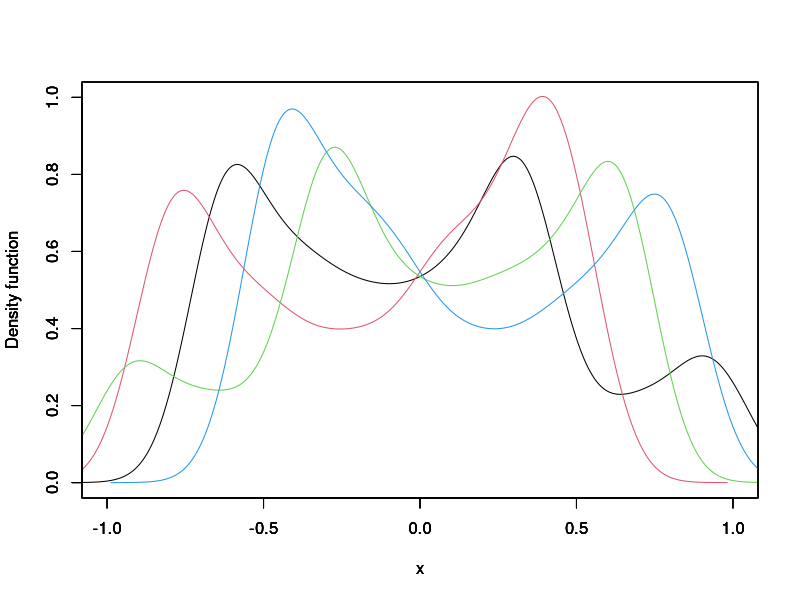

Recreate this plot in R. (Note: this script raises an error after producing the figure.)
library('mlbench')
require(caret)
require(ks)

p <- mlbench.spirals(1000,cycles=1, sd=0.05)

entrada <- p$x
allData <- cbind(entrada, as.numeric(p$classes))

nFolds <- 10
flds <- createFolds(allData, k = 10, list = TRUE, returnTrain = FALSE)

class1 <- allData[which(allData[,3] %in% 1),]
class2 <- allData[which(allData[,3] %in% 2),]

teste11 <- kde(class1[,1], h=0.1)
teste12 <- kde(class1[,2], h=0.1)
teste21 <- kde(class2[,1], h=0.1)
teste22 <- kde(class2[,2], h=0.1)

plot(teste11, col=1, xlim=c(-1,1), ylim=c(0,1))
par(new=T)
plot(teste12, col=2, xlim=c(-1,1), ylim=c(0,1))
par(new=T)
plot(teste21, col=3, xlim=c(-1,1), ylim=c(0,1))
par(new=T)
plot(teste22, col=4, xlim=c(-1,1), ylim=c(0,1))

colnames(allData, do.NULL = FALSE, prefix = "col")

trainIndex <- createDataPartition(allData[,3], p=0.8, list=FALSE)

trains <- allData[trainIndex,]
tests <- allData[-trainIndex,]

trainCopy <- data.frame(par = trains[,1:2], class = factor(trains[,3]))
trainCopy$class <- as.factor(trainCopy$class)

testDf <- data.frame(par = tests[,1:2], class = factor(tests[,3]))

modelNB <- train(class ~ par.1, data = trainCopy,
                method = "nb",
                preProcess = c("center", "scale"),
                tuneLength = 10, 
                trControl = trainControl(method="repeatedcv", number=10, repeats=10))

predictions <- predict(modelNB, testDf)

print(confusionMatrix(predictions, testDf$class))
